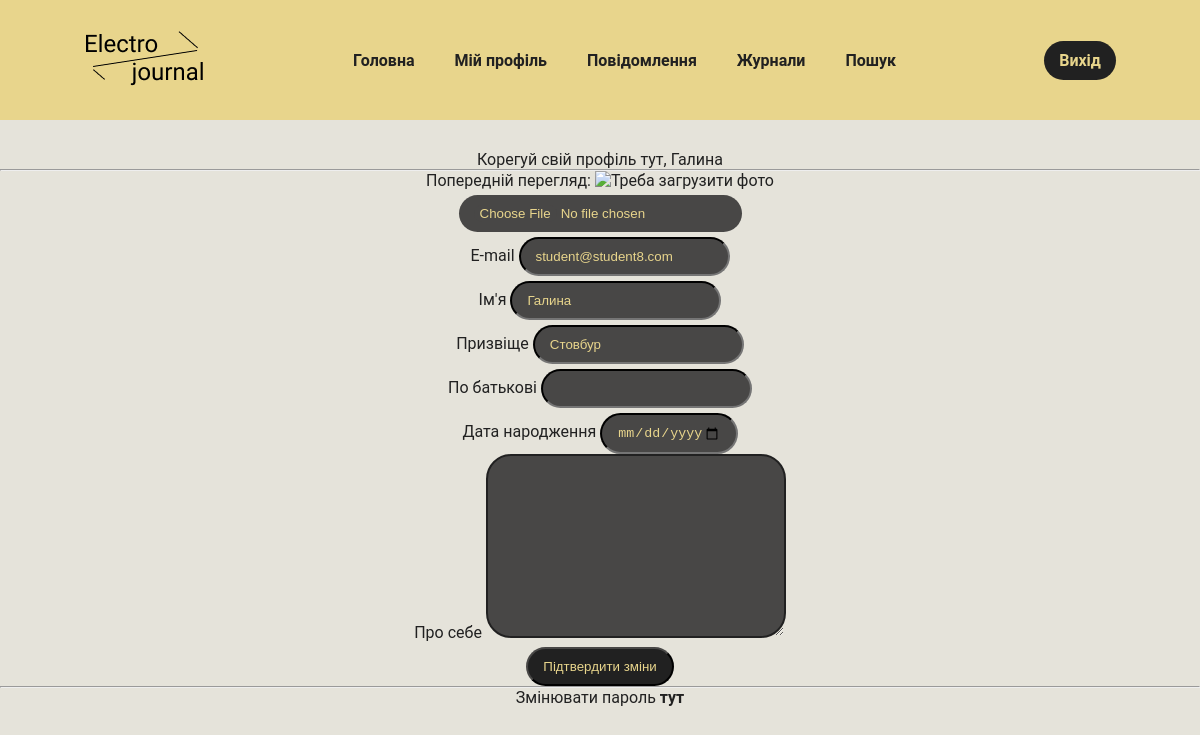
/profile/edit/ (signed in), run on the app's committed database.
### journal/models.py (models this page shows, shortened)
class CustomUser(AbstractBaseUser):
    class Meta:
        verbose_name = "Користувач"
        verbose_name_plural = "Користувачі"
        ordering = ['surname', 'name', 'patronymic']
    name = models.CharField(max_length=45, null=False, verbose_name="Ім'я")
    surname = models.CharField(max_length=45, null=False, verbose_name="Прізвище")
    patronymic = models.CharField(max_length=45, blank=True, null=True, verbose_name="По батькові")
    email = models.EmailField(unique=True)  # require
    avatar = models.ImageField(upload_to='user/avatar/', blank=True, null=True, verbose_name="Аватар")
    date_of_birth = models.DateField(null=True, blank=True, verbose_name="День народження")
    about = models.TextField(null=True, blank=True, verbose_name="Про себе")
    role = models.ForeignKey("Role", on_delete=models.CASCADE, null=False, verbose_name="Роль у системі")
    is_active = models.BooleanField(default=True)
    is_staff = models.BooleanField(default=False)
    is_admin = models.BooleanField(default=False)
    USERNAME_FIELD = 'email'
    REQUIRED_FIELDS = ["name", "surname", "role"]
    objects = CustomUserManager()

### journal/views.py (the view)
# urls.py: path('profile/edit/', UserEditView.as_view(), name="edit_profile"),
class UserEditView(LoginRequiredMixin, generic.UpdateView):
    login_url = reverse_lazy('login')
    form_class = MyUserChangeForm
    template_name = 'journal/edit_profile.html'
    success_url = reverse_lazy('own_profile')
    def get_context_data(self, **kwargs):
        context = super().get_context_data(**kwargs)
        context['title'] = "Edit Profile"
        return context
    def get_object(self):
        return self.request.user

### journal/templates/journal/edit_profile.html (shortened to what this page needs)
{% extends 'journal/base.html' %}
{% block main %}
Корегуй свій профіль тут, {{ user.name }}
<hr>
<form class="change-form" method="POST" enctype="multipart/form-data">
    {% if user.avatar %}
        <p>Попередній перегляд: <img src="{{user.avatar.url}}" id="preview-image" width="300" height="200"/></p>
    {% else %}
        <p>Попередній перегляд: <img src="" id="preview-image" alt="Треба загрузити фото" width="300" height="200"/></p>
    {% endif %}
    {% for f in form %}
        {% if f.id_for_label == 'id_avatar' %}
            <p>
                {{ f }}
            </p>
        {% else %}
            <p>
                <label class="form-label" for="{{ f.id_for_label }}">{{ f.label }}</label>
                {{ f }}
            </p>
        {% endif %}
    {% endfor %}
    <button type="submit">Підтвердити зміни</button>
</form>
<hr>
<p>Змінювати пароль <a href="{% url 'password_change' %}">тут</a></p>
{% endblock %}

### journal/static/journal/styles.css (style rules this page uses)
* { padding: 0; margin: 0; -webkit-box-sizing: border-box; box-sizing: border-box; }
a { background-color: transparent; color: inherit; text-decoration: none; font-weight: 600; }
img { background-repeat: no-repeat; background-position: center center; background-size: cover; }
textarea { color: #E8D58C; background: #484746; border: 2px solid #212121; border-radius: 25px; padding: 15px 20px; letter-spacing: 1px; min-width: 200px; min-height: 64px; max-width: 300px; max-height: 200px; outline-color: #E8D58C; }
img { -o-object-fit: cover; object-fit: cover; -o-object-position: center center; object-position: center center; }
html, body { font-family: 'Roboto'; font-style: normal; font-weight: 400; color: #212121; background-color: #E5E3DA; }
body { text-align: center; }
input[type=submit], .customize_input, button, input, select { margin: 5px auto 0 auto; padding: 10px 15px; background-color: #212121; border-color: #484746; border-radius: 25px; color: #E8D58C; -webkit-transition: .3s; transition: .3s; }
input { background-color: #484746; border-color: #212121; }
input[type=submit], button, select { cursor: pointer; }

### data on the page
CustomUser: name "Галина", form "student@student8.com" "Галина" "Стовбур"

### other printed values
{{ f.label }} "E-mail" "Ім'я" "Призвіще" "По батькові" "Дата народження" "Про себе"
